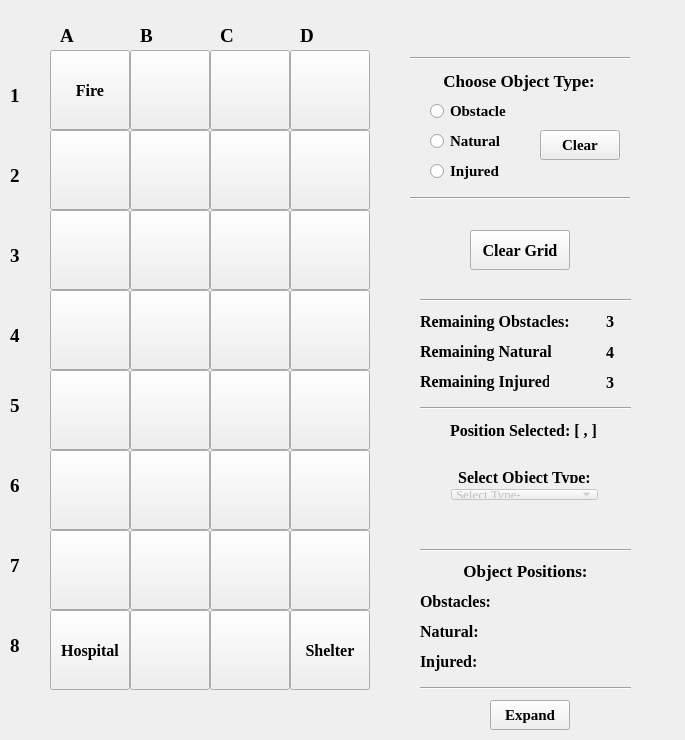
<?xml version="1.0" encoding="UTF-8"?>
<ui version="4.0">
 <class>MainWindow</class>
 <widget class="QMainWindow" name="MainWindow">
  <property name="geometry">
   <rect>
    <x>0</x>
    <y>0</y>
    <width>685</width>
    <height>740</height>
   </rect>
  </property>
  <property name="sizePolicy">
   <sizepolicy hsizetype="Preferred" vsizetype="Preferred">
    <horstretch>0</horstretch>
    <verstretch>0</verstretch>
   </sizepolicy>
  </property>
  <property name="windowTitle">
   <string>MainWindow</string>
  </property>
  <property name="windowOpacity">
   <double>1.000000000000000</double>
  </property>
  <property name="autoFillBackground">
   <bool>false</bool>
  </property>
  <property name="toolButtonStyle">
   <enum>Qt::ToolButtonIconOnly</enum>
  </property>
  <widget class="QWidget" name="centralWidget">
   <widget class="QLabel" name="label_A_Column">
    <property name="geometry">
     <rect>
      <x>60</x>
      <y>20</y>
      <width>61</width>
      <height>31</height>
     </rect>
    </property>
    <property name="font">
     <font>
      <family>Times New Roman</family>
      <pointsize>14</pointsize>
      <weight>75</weight>
      <bold>true</bold>
     </font>
    </property>
    <property name="styleSheet">
     <string notr="true">QLabel {
	qproperty-alignment: 'AlignVCenter | AlignCenter';
}</string>
    </property>
    <property name="text">
     <string>A</string>
    </property>
   </widget>
   <widget class="QPushButton" name="pushButton_A1">
    <property name="geometry">
     <rect>
      <x>50</x>
      <y>50</y>
      <width>80</width>
      <height>80</height>
     </rect>
    </property>
    <property name="font">
     <font>
      <family>Times New Roman</family>
      <pointsize>12</pointsize>
      <weight>75</weight>
      <bold>true</bold>
     </font>
    </property>
    <property name="cursor">
     <cursorShape>PointingHandCursor</cursorShape>
    </property>
    <property name="text">
     <string>Fire</string>
    </property>
   </widget>
   <widget class="QPushButton" name="pushButton_B1">
    <property name="geometry">
     <rect>
      <x>130</x>
      <y>50</y>
      <width>80</width>
      <height>80</height>
     </rect>
    </property>
    <property name="font">
     <font>
      <family>Times New Roman</family>
      <pointsize>12</pointsize>
      <weight>75</weight>
      <bold>true</bold>
     </font>
    </property>
    <property name="cursor">
     <cursorShape>PointingHandCursor</cursorShape>
    </property>
    <property name="text">
     <string/>
    </property>
   </widget>
   <widget class="QPushButton" name="pushButton_C1">
    <property name="geometry">
     <rect>
      <x>210</x>
      <y>50</y>
      <width>80</width>
      <height>80</height>
     </rect>
    </property>
    <property name="font">
     <font>
      <family>Times New Roman</family>
      <pointsize>12</pointsize>
      <weight>75</weight>
      <bold>true</bold>
     </font>
    </property>
    <property name="cursor">
     <cursorShape>PointingHandCursor</cursorShape>
    </property>
    <property name="text">
     <string/>
    </property>
   </widget>
   <widget class="QPushButton" name="pushButton_D1">
    <property name="geometry">
     <rect>
      <x>290</x>
      <y>50</y>
      <width>80</width>
      <height>80</height>
     </rect>
    </property>
    <property name="font">
     <font>
      <family>Times New Roman</family>
      <pointsize>12</pointsize>
      <weight>75</weight>
      <bold>true</bold>
     </font>
    </property>
    <property name="cursor">
     <cursorShape>PointingHandCursor</cursorShape>
    </property>
    <property name="text">
     <string/>
    </property>
   </widget>
   <widget class="QPushButton" name="pushButton_B2">
    <property name="geometry">
     <rect>
      <x>130</x>
      <y>130</y>
      <width>80</width>
      <height>80</height>
     </rect>
    </property>
    <property name="font">
     <font>
      <family>Times New Roman</family>
      <pointsize>12</pointsize>
      <weight>75</weight>
      <bold>true</bold>
     </font>
    </property>
    <property name="cursor">
     <cursorShape>PointingHandCursor</cursorShape>
    </property>
    <property name="text">
     <string/>
    </property>
   </widget>
   <widget class="QPushButton" name="pushButton_A2">
    <property name="geometry">
     <rect>
      <x>50</x>
      <y>130</y>
      <width>80</width>
      <height>80</height>
     </rect>
    </property>
    <property name="font">
     <font>
      <family>Times New Roman</family>
      <pointsize>12</pointsize>
      <weight>75</weight>
      <bold>true</bold>
     </font>
    </property>
    <property name="cursor">
     <cursorShape>PointingHandCursor</cursorShape>
    </property>
    <property name="text">
     <string/>
    </property>
   </widget>
   <widget class="QPushButton" name="pushButton_C2">
    <property name="geometry">
     <rect>
      <x>210</x>
      <y>130</y>
      <width>80</width>
      <height>80</height>
     </rect>
    </property>
    <property name="font">
     <font>
      <family>Times New Roman</family>
      <pointsize>12</pointsize>
      <weight>75</weight>
      <bold>true</bold>
     </font>
    </property>
    <property name="cursor">
     <cursorShape>PointingHandCursor</cursorShape>
    </property>
    <property name="text">
     <string/>
    </property>
   </widget>
   <widget class="QPushButton" name="pushButton_D2">
    <property name="geometry">
     <rect>
      <x>290</x>
      <y>130</y>
      <width>80</width>
      <height>80</height>
     </rect>
    </property>
    <property name="font">
     <font>
      <family>Times New Roman</family>
      <pointsize>12</pointsize>
      <weight>75</weight>
      <bold>true</bold>
     </font>
    </property>
    <property name="cursor">
     <cursorShape>PointingHandCursor</cursorShape>
    </property>
    <property name="text">
     <string/>
    </property>
   </widget>
   <widget class="QPushButton" name="pushButton_B3">
    <property name="geometry">
     <rect>
      <x>130</x>
      <y>210</y>
      <width>80</width>
      <height>80</height>
     </rect>
    </property>
    <property name="font">
     <font>
      <family>Times New Roman</family>
      <pointsize>12</pointsize>
      <weight>75</weight>
      <bold>true</bold>
     </font>
    </property>
    <property name="cursor">
     <cursorShape>PointingHandCursor</cursorShape>
    </property>
    <property name="text">
     <string/>
    </property>
   </widget>
   <widget class="QPushButton" name="pushButton_A3">
    <property name="geometry">
     <rect>
      <x>50</x>
      <y>210</y>
      <width>80</width>
      <height>80</height>
     </rect>
    </property>
    <property name="font">
     <font>
      <family>Times New Roman</family>
      <pointsize>12</pointsize>
      <weight>75</weight>
      <bold>true</bold>
     </font>
    </property>
    <property name="cursor">
     <cursorShape>PointingHandCursor</cursorShape>
    </property>
    <property name="text">
     <string/>
    </property>
   </widget>
   <widget class="QPushButton" name="pushButton_C3">
    <property name="geometry">
     <rect>
      <x>210</x>
      <y>210</y>
      <width>80</width>
      <height>80</height>
     </rect>
    </property>
    <property name="font">
     <font>
      <family>Times New Roman</family>
      <pointsize>12</pointsize>
      <weight>75</weight>
      <bold>true</bold>
     </font>
    </property>
    <property name="cursor">
     <cursorShape>PointingHandCursor</cursorShape>
    </property>
    <property name="text">
     <string/>
    </property>
   </widget>
   <widget class="QPushButton" name="pushButton_D3">
    <property name="geometry">
     <rect>
      <x>290</x>
      <y>210</y>
      <width>80</width>
      <height>80</height>
     </rect>
    </property>
    <property name="font">
     <font>
      <family>Times New Roman</family>
      <pointsize>12</pointsize>
      <weight>75</weight>
      <bold>true</bold>
     </font>
    </property>
    <property name="cursor">
     <cursorShape>PointingHandCursor</cursorShape>
    </property>
    <property name="text">
     <string/>
    </property>
   </widget>
   <widget class="QPushButton" name="pushButton_B4">
    <property name="geometry">
     <rect>
      <x>130</x>
      <y>290</y>
      <width>80</width>
      <height>80</height>
     </rect>
    </property>
    <property name="font">
     <font>
      <family>Times New Roman</family>
      <pointsize>12</pointsize>
      <weight>75</weight>
      <bold>true</bold>
     </font>
    </property>
    <property name="cursor">
     <cursorShape>PointingHandCursor</cursorShape>
    </property>
    <property name="text">
     <string/>
    </property>
   </widget>
   <widget class="QPushButton" name="pushButton_A4">
    <property name="geometry">
     <rect>
      <x>50</x>
      <y>290</y>
      <width>80</width>
      <height>80</height>
     </rect>
    </property>
    <property name="font">
     <font>
      <family>Times New Roman</family>
      <pointsize>12</pointsize>
      <weight>75</weight>
      <bold>true</bold>
     </font>
    </property>
    <property name="cursor">
     <cursorShape>PointingHandCursor</cursorShape>
    </property>
    <property name="text">
     <string/>
    </property>
   </widget>
   <widget class="QPushButton" name="pushButton_C4">
    <property name="geometry">
     <rect>
      <x>210</x>
      <y>290</y>
      <width>80</width>
      <height>80</height>
     </rect>
    </property>
    <property name="font">
     <font>
      <family>Times New Roman</family>
      <pointsize>12</pointsize>
      <weight>75</weight>
      <bold>true</bold>
     </font>
    </property>
    <property name="cursor">
     <cursorShape>PointingHandCursor</cursorShape>
    </property>
    <property name="text">
     <string/>
    </property>
   </widget>
   <widget class="QPushButton" name="pushButton_D4">
    <property name="geometry">
     <rect>
      <x>290</x>
      <y>290</y>
      <width>80</width>
      <height>80</height>
     </rect>
    </property>
    <property name="font">
     <font>
      <family>Times New Roman</family>
      <pointsize>12</pointsize>
      <weight>75</weight>
      <bold>true</bold>
     </font>
    </property>
    <property name="cursor">
     <cursorShape>PointingHandCursor</cursorShape>
    </property>
    <property name="text">
     <string/>
    </property>
   </widget>
   <widget class="QPushButton" name="pushButton_A8">
    <property name="enabled">
     <bool>true</bool>
    </property>
    <property name="geometry">
     <rect>
      <x>50</x>
      <y>610</y>
      <width>80</width>
      <height>80</height>
     </rect>
    </property>
    <property name="font">
     <font>
      <family>Times New Roman</family>
      <pointsize>12</pointsize>
      <weight>75</weight>
      <bold>true</bold>
     </font>
    </property>
    <property name="cursor">
     <cursorShape>PointingHandCursor</cursorShape>
    </property>
    <property name="text">
     <string>Hospital</string>
    </property>
   </widget>
   <widget class="QPushButton" name="pushButton_B5">
    <property name="geometry">
     <rect>
      <x>130</x>
      <y>370</y>
      <width>80</width>
      <height>80</height>
     </rect>
    </property>
    <property name="font">
     <font>
      <family>Times New Roman</family>
      <pointsize>12</pointsize>
      <weight>75</weight>
      <bold>true</bold>
     </font>
    </property>
    <property name="cursor">
     <cursorShape>PointingHandCursor</cursorShape>
    </property>
    <property name="text">
     <string/>
    </property>
   </widget>
   <widget class="QPushButton" name="pushButton_A5">
    <property name="geometry">
     <rect>
      <x>50</x>
      <y>370</y>
      <width>80</width>
      <height>80</height>
     </rect>
    </property>
    <property name="font">
     <font>
      <family>Times New Roman</family>
      <pointsize>12</pointsize>
      <weight>75</weight>
      <bold>true</bold>
     </font>
    </property>
    <property name="cursor">
     <cursorShape>PointingHandCursor</cursorShape>
    </property>
    <property name="text">
     <string/>
    </property>
   </widget>
   <widget class="QPushButton" name="pushButton_B6">
    <property name="geometry">
     <rect>
      <x>130</x>
      <y>450</y>
      <width>80</width>
      <height>80</height>
     </rect>
    </property>
    <property name="font">
     <font>
      <family>Times New Roman</family>
      <pointsize>12</pointsize>
      <weight>75</weight>
      <bold>true</bold>
     </font>
    </property>
    <property name="cursor">
     <cursorShape>PointingHandCursor</cursorShape>
    </property>
    <property name="text">
     <string/>
    </property>
   </widget>
   <widget class="QPushButton" name="pushButton_C6">
    <property name="geometry">
     <rect>
      <x>210</x>
      <y>450</y>
      <width>80</width>
      <height>80</height>
     </rect>
    </property>
    <property name="font">
     <font>
      <family>Times New Roman</family>
      <pointsize>12</pointsize>
      <weight>75</weight>
      <bold>true</bold>
     </font>
    </property>
    <property name="cursor">
     <cursorShape>PointingHandCursor</cursorShape>
    </property>
    <property name="text">
     <string/>
    </property>
   </widget>
   <widget class="QPushButton" name="pushButton_B7">
    <property name="geometry">
     <rect>
      <x>130</x>
      <y>530</y>
      <width>80</width>
      <height>80</height>
     </rect>
    </property>
    <property name="font">
     <font>
      <family>Times New Roman</family>
      <pointsize>12</pointsize>
      <weight>75</weight>
      <bold>true</bold>
     </font>
    </property>
    <property name="cursor">
     <cursorShape>PointingHandCursor</cursorShape>
    </property>
    <property name="text">
     <string/>
    </property>
   </widget>
   <widget class="QPushButton" name="pushButton_C7">
    <property name="geometry">
     <rect>
      <x>210</x>
      <y>530</y>
      <width>80</width>
      <height>80</height>
     </rect>
    </property>
    <property name="font">
     <font>
      <family>Times New Roman</family>
      <pointsize>12</pointsize>
      <weight>75</weight>
      <bold>true</bold>
     </font>
    </property>
    <property name="cursor">
     <cursorShape>PointingHandCursor</cursorShape>
    </property>
    <property name="text">
     <string/>
    </property>
   </widget>
   <widget class="QPushButton" name="pushButton_C5">
    <property name="geometry">
     <rect>
      <x>210</x>
      <y>370</y>
      <width>80</width>
      <height>80</height>
     </rect>
    </property>
    <property name="font">
     <font>
      <family>Times New Roman</family>
      <pointsize>12</pointsize>
      <weight>75</weight>
      <bold>true</bold>
     </font>
    </property>
    <property name="cursor">
     <cursorShape>PointingHandCursor</cursorShape>
    </property>
    <property name="text">
     <string/>
    </property>
   </widget>
   <widget class="QPushButton" name="pushButton_A6">
    <property name="geometry">
     <rect>
      <x>50</x>
      <y>450</y>
      <width>80</width>
      <height>80</height>
     </rect>
    </property>
    <property name="font">
     <font>
      <family>Times New Roman</family>
      <pointsize>12</pointsize>
      <weight>75</weight>
      <bold>true</bold>
     </font>
    </property>
    <property name="cursor">
     <cursorShape>PointingHandCursor</cursorShape>
    </property>
    <property name="text">
     <string/>
    </property>
   </widget>
   <widget class="QPushButton" name="pushButton_D5">
    <property name="geometry">
     <rect>
      <x>290</x>
      <y>370</y>
      <width>80</width>
      <height>80</height>
     </rect>
    </property>
    <property name="font">
     <font>
      <family>Times New Roman</family>
      <pointsize>12</pointsize>
      <weight>75</weight>
      <bold>true</bold>
     </font>
    </property>
    <property name="cursor">
     <cursorShape>PointingHandCursor</cursorShape>
    </property>
    <property name="text">
     <string/>
    </property>
   </widget>
   <widget class="QPushButton" name="pushButton_D7">
    <property name="geometry">
     <rect>
      <x>290</x>
      <y>530</y>
      <width>80</width>
      <height>80</height>
     </rect>
    </property>
    <property name="font">
     <font>
      <family>Times New Roman</family>
      <pointsize>12</pointsize>
      <weight>75</weight>
      <bold>true</bold>
     </font>
    </property>
    <property name="cursor">
     <cursorShape>PointingHandCursor</cursorShape>
    </property>
    <property name="text">
     <string/>
    </property>
   </widget>
   <widget class="QPushButton" name="pushButton_C8">
    <property name="geometry">
     <rect>
      <x>210</x>
      <y>610</y>
      <width>80</width>
      <height>80</height>
     </rect>
    </property>
    <property name="font">
     <font>
      <family>Times New Roman</family>
      <pointsize>12</pointsize>
      <weight>75</weight>
      <bold>true</bold>
     </font>
    </property>
    <property name="cursor">
     <cursorShape>PointingHandCursor</cursorShape>
    </property>
    <property name="text">
     <string/>
    </property>
   </widget>
   <widget class="QPushButton" name="pushButton_D8">
    <property name="geometry">
     <rect>
      <x>290</x>
      <y>610</y>
      <width>80</width>
      <height>80</height>
     </rect>
    </property>
    <property name="font">
     <font>
      <family>Times New Roman</family>
      <pointsize>12</pointsize>
      <weight>75</weight>
      <bold>true</bold>
     </font>
    </property>
    <property name="cursor">
     <cursorShape>PointingHandCursor</cursorShape>
    </property>
    <property name="text">
     <string>Shelter</string>
    </property>
   </widget>
   <widget class="QPushButton" name="pushButton_B8">
    <property name="geometry">
     <rect>
      <x>130</x>
      <y>610</y>
      <width>80</width>
      <height>80</height>
     </rect>
    </property>
    <property name="font">
     <font>
      <family>Times New Roman</family>
      <pointsize>12</pointsize>
      <weight>75</weight>
      <bold>true</bold>
     </font>
    </property>
    <property name="cursor">
     <cursorShape>PointingHandCursor</cursorShape>
    </property>
    <property name="text">
     <string/>
    </property>
   </widget>
   <widget class="QPushButton" name="pushButton_A7">
    <property name="geometry">
     <rect>
      <x>50</x>
      <y>530</y>
      <width>80</width>
      <height>80</height>
     </rect>
    </property>
    <property name="font">
     <font>
      <family>Times New Roman</family>
      <pointsize>12</pointsize>
      <weight>75</weight>
      <bold>true</bold>
     </font>
    </property>
    <property name="cursor">
     <cursorShape>PointingHandCursor</cursorShape>
    </property>
    <property name="text">
     <string/>
    </property>
   </widget>
   <widget class="QPushButton" name="pushButton_D6">
    <property name="geometry">
     <rect>
      <x>290</x>
      <y>450</y>
      <width>80</width>
      <height>80</height>
     </rect>
    </property>
    <property name="font">
     <font>
      <family>Times New Roman</family>
      <pointsize>12</pointsize>
      <weight>75</weight>
      <bold>true</bold>
     </font>
    </property>
    <property name="cursor">
     <cursorShape>PointingHandCursor</cursorShape>
    </property>
    <property name="text">
     <string/>
    </property>
   </widget>
   <widget class="QLabel" name="label_B_Column">
    <property name="geometry">
     <rect>
      <x>140</x>
      <y>20</y>
      <width>61</width>
      <height>31</height>
     </rect>
    </property>
    <property name="font">
     <font>
      <family>Times New Roman</family>
      <pointsize>14</pointsize>
      <weight>75</weight>
      <bold>true</bold>
     </font>
    </property>
    <property name="styleSheet">
     <string notr="true">QLabel {
	qproperty-alignment: 'AlignVCenter | AlignCenter';
}</string>
    </property>
    <property name="text">
     <string>B</string>
    </property>
   </widget>
   <widget class="QLabel" name="label_C_Column">
    <property name="geometry">
     <rect>
      <x>220</x>
      <y>20</y>
      <width>61</width>
      <height>31</height>
     </rect>
    </property>
    <property name="font">
     <font>
      <family>Times New Roman</family>
      <pointsize>14</pointsize>
      <weight>75</weight>
      <bold>true</bold>
     </font>
    </property>
    <property name="styleSheet">
     <string notr="true">QLabel {
	qproperty-alignment: 'AlignVCenter | AlignCenter';
}</string>
    </property>
    <property name="text">
     <string>C</string>
    </property>
   </widget>
   <widget class="QLabel" name="label_D_Column">
    <property name="geometry">
     <rect>
      <x>300</x>
      <y>20</y>
      <width>61</width>
      <height>31</height>
     </rect>
    </property>
    <property name="font">
     <font>
      <family>Times New Roman</family>
      <pointsize>14</pointsize>
      <weight>75</weight>
      <bold>true</bold>
     </font>
    </property>
    <property name="styleSheet">
     <string notr="true">QLabel {
	qproperty-alignment: 'AlignVCenter | AlignCenter';
}</string>
    </property>
    <property name="text">
     <string>D</string>
    </property>
   </widget>
   <widget class="QLabel" name="label_1_Row">
    <property name="geometry">
     <rect>
      <x>10</x>
      <y>80</y>
      <width>41</width>
      <height>31</height>
     </rect>
    </property>
    <property name="font">
     <font>
      <family>Times New Roman</family>
      <pointsize>14</pointsize>
      <weight>75</weight>
      <bold>true</bold>
     </font>
    </property>
    <property name="styleSheet">
     <string notr="true">QLabel {
	qproperty-alignment: 'AlignVCenter | AlignCenter';
}</string>
    </property>
    <property name="text">
     <string>1</string>
    </property>
   </widget>
   <widget class="QLabel" name="label_2_Row">
    <property name="geometry">
     <rect>
      <x>10</x>
      <y>160</y>
      <width>41</width>
      <height>31</height>
     </rect>
    </property>
    <property name="font">
     <font>
      <family>Times New Roman</family>
      <pointsize>14</pointsize>
      <weight>75</weight>
      <bold>true</bold>
     </font>
    </property>
    <property name="styleSheet">
     <string notr="true">QLabel {
	qproperty-alignment: 'AlignVCenter | AlignCenter';
}</string>
    </property>
    <property name="text">
     <string>2</string>
    </property>
   </widget>
   <widget class="QLabel" name="label_3_Row">
    <property name="geometry">
     <rect>
      <x>10</x>
      <y>240</y>
      <width>41</width>
      <height>31</height>
     </rect>
    </property>
    <property name="font">
     <font>
      <family>Times New Roman</family>
      <pointsize>14</pointsize>
      <weight>75</weight>
      <bold>true</bold>
     </font>
    </property>
    <property name="styleSheet">
     <string notr="true">QLabel {
	qproperty-alignment: 'AlignVCenter | AlignCenter';
}</string>
    </property>
    <property name="text">
     <string>3</string>
    </property>
   </widget>
   <widget class="QLabel" name="label_4_Row">
    <property name="geometry">
     <rect>
      <x>10</x>
      <y>320</y>
      <width>41</width>
      <height>31</height>
     </rect>
    </property>
    <property name="font">
     <font>
      <family>Times New Roman</family>
      <pointsize>14</pointsize>
      <weight>75</weight>
      <bold>true</bold>
     </font>
    </property>
    <property name="styleSheet">
     <string notr="true">QLabel {
	qproperty-alignment: 'AlignVCenter | AlignCenter';
}</string>
    </property>
    <property name="text">
     <string>4</string>
    </property>
   </widget>
   <widget class="QLabel" name="label_5_Row">
    <property name="geometry">
     <rect>
      <x>10</x>
      <y>390</y>
      <width>41</width>
      <height>31</height>
     </rect>
    </property>
    <property name="font">
     <font>
      <family>Times New Roman</family>
      <pointsize>14</pointsize>
      <weight>75</weight>
      <bold>true</bold>
     </font>
    </property>
    <property name="styleSheet">
     <string notr="true">QLabel {
	qproperty-alignment: 'AlignVCenter | AlignCenter';
}</string>
    </property>
    <property name="text">
     <string>5</string>
    </property>
   </widget>
   <widget class="QLabel" name="label_6_Row">
    <property name="geometry">
     <rect>
      <x>10</x>
      <y>470</y>
      <width>41</width>
      <height>31</height>
     </rect>
    </property>
    <property name="font">
     <font>
      <family>Times New Roman</family>
      <pointsize>14</pointsize>
      <weight>75</weight>
      <bold>true</bold>
     </font>
    </property>
    <property name="styleSheet">
     <string notr="true">QLabel {
	qproperty-alignment: 'AlignVCenter | AlignCenter';
}</string>
    </property>
    <property name="text">
     <string>6</string>
    </property>
   </widget>
   <widget class="QLabel" name="label_7_Row">
    <property name="geometry">
     <rect>
      <x>10</x>
      <y>550</y>
      <width>41</width>
      <height>31</height>
     </rect>
    </property>
    <property name="font">
     <font>
      <family>Times New Roman</family>
      <pointsize>14</pointsize>
      <weight>75</weight>
      <bold>true</bold>
     </font>
    </property>
    <property name="styleSheet">
     <string notr="true">QLabel {
	qproperty-alignment: 'AlignVCenter | AlignCenter';
}</string>
    </property>
    <property name="text">
     <string>7</string>
    </property>
   </widget>
   <widget class="QLabel" name="label_8_Row">
    <property name="geometry">
     <rect>
      <x>10</x>
      <y>630</y>
      <width>41</width>
      <height>31</height>
     </rect>
    </property>
    <property name="font">
     <font>
      <family>Times New Roman</family>
      <pointsize>14</pointsize>
      <weight>75</weight>
      <bold>true</bold>
     </font>
    </property>
    <property name="styleSheet">
     <string notr="true">QLabel {
	qproperty-alignment: 'AlignVCenter | AlignCenter';
}</string>
    </property>
    <property name="text">
     <string>8</string>
    </property>
   </widget>
   <widget class="QWidget" name="verticalLayoutWidget_2">
    <property name="geometry">
     <rect>
      <x>440</x>
      <y>460</y>
      <width>169</width>
      <height>51</height>
     </rect>
    </property>
    <layout class="QVBoxLayout" name="verticalLayout_2">
     <item>
      <widget class="QLabel" name="label_7">
       <property name="font">
        <font>
         <family>Times New Roman</family>
         <pointsize>12</pointsize>
         <weight>75</weight>
         <bold>true</bold>
        </font>
       </property>
       <property name="text">
        <string>Select Object Type:</string>
       </property>
       <property name="alignment">
        <set>Qt::AlignCenter</set>
       </property>
      </widget>
     </item>
     <item>
      <widget class="QComboBox" name="comboBox">
       <property name="enabled">
        <bool>false</bool>
       </property>
       <property name="font">
        <font>
         <family>Times New Roman</family>
         <pointsize>10</pointsize>
        </font>
       </property>
       <property name="accessibleDescription">
        <string/>
       </property>
       <item>
        <property name="text">
         <string>Select Type-</string>
        </property>
       </item>
       <item>
        <property name="text">
         <string>Obstacle</string>
        </property>
       </item>
       <item>
        <property name="text">
         <string>Injured</string>
        </property>
       </item>
       <item>
        <property name="text">
         <string>Natural</string>
        </property>
       </item>
       <item>
        <property name="text">
         <string/>
        </property>
       </item>
      </widget>
     </item>
    </layout>
   </widget>
   <widget class="QLabel" name="label_Remain_Obs">
    <property name="geometry">
     <rect>
      <x>420</x>
      <y>310</y>
      <width>159</width>
      <height>22</height>
     </rect>
    </property>
    <property name="font">
     <font>
      <family>Times New Roman</family>
      <pointsize>12</pointsize>
      <weight>75</weight>
      <bold>true</bold>
     </font>
    </property>
    <property name="text">
     <string>Remaining Obstacles:   </string>
    </property>
   </widget>
   <widget class="QLabel" name="label_Count_Obs">
    <property name="geometry">
     <rect>
      <x>600</x>
      <y>310</y>
      <width>20</width>
      <height>22</height>
     </rect>
    </property>
    <property name="font">
     <font>
      <family>Times New Roman</family>
      <pointsize>12</pointsize>
      <weight>75</weight>
      <bold>true</bold>
     </font>
    </property>
    <property name="text">
     <string>3</string>
    </property>
    <property name="alignment">
     <set>Qt::AlignCenter</set>
    </property>
   </widget>
   <widget class="QLabel" name="label_Remain_Nat">
    <property name="geometry">
     <rect>
      <x>420</x>
      <y>340</y>
      <width>132</width>
      <height>22</height>
     </rect>
    </property>
    <property name="font">
     <font>
      <family>Times New Roman</family>
      <pointsize>12</pointsize>
      <weight>75</weight>
      <bold>true</bold>
     </font>
    </property>
    <property name="text">
     <string>Remaining Natural:</string>
    </property>
   </widget>
   <widget class="QLabel" name="label_Remain_Inj">
    <property name="geometry">
     <rect>
      <x>420</x>
      <y>370</y>
      <width>129</width>
      <height>22</height>
     </rect>
    </property>
    <property name="font">
     <font>
      <family>Times New Roman</family>
      <pointsize>12</pointsize>
      <weight>75</weight>
      <bold>true</bold>
     </font>
    </property>
    <property name="text">
     <string>Remaining Injured:</string>
    </property>
   </widget>
   <widget class="Line" name="line">
    <property name="geometry">
     <rect>
      <x>420</x>
      <y>290</y>
      <width>211</width>
      <height>20</height>
     </rect>
    </property>
    <property name="orientation">
     <enum>Qt::Horizontal</enum>
    </property>
   </widget>
   <widget class="Line" name="line_2">
    <property name="geometry">
     <rect>
      <x>420</x>
      <y>400</y>
      <width>211</width>
      <height>16</height>
     </rect>
    </property>
    <property name="orientation">
     <enum>Qt::Horizontal</enum>
    </property>
   </widget>
   <widget class="QLabel" name="label_Count_Inj">
    <property name="geometry">
     <rect>
      <x>600</x>
      <y>370</y>
      <width>20</width>
      <height>24</height>
     </rect>
    </property>
    <property name="font">
     <font>
      <family>Times New Roman</family>
      <pointsize>12</pointsize>
      <weight>75</weight>
      <bold>true</bold>
     </font>
    </property>
    <property name="text">
     <string>3</string>
    </property>
    <property name="alignment">
     <set>Qt::AlignCenter</set>
    </property>
   </widget>
   <widget class="QLabel" name="label_Count_Nat">
    <property name="geometry">
     <rect>
      <x>600</x>
      <y>340</y>
      <width>20</width>
      <height>24</height>
     </rect>
    </property>
    <property name="font">
     <font>
      <family>Times New Roman</family>
      <pointsize>12</pointsize>
      <weight>75</weight>
      <bold>true</bold>
     </font>
    </property>
    <property name="text">
     <string>4</string>
    </property>
    <property name="alignment">
     <set>Qt::AlignCenter</set>
    </property>
   </widget>
   <widget class="QLabel" name="label_Pos">
    <property name="geometry">
     <rect>
      <x>440</x>
      <y>420</y>
      <width>167</width>
      <height>21</height>
     </rect>
    </property>
    <property name="font">
     <font>
      <family>Times New Roman</family>
      <pointsize>12</pointsize>
      <weight>75</weight>
      <bold>true</bold>
     </font>
    </property>
    <property name="text">
     <string>Position Selected: [ , ]</string>
    </property>
    <property name="alignment">
     <set>Qt::AlignCenter</set>
    </property>
   </widget>
   <widget class="QLabel" name="label_Choose_Type">
    <property name="geometry">
     <rect>
      <x>430</x>
      <y>70</y>
      <width>191</width>
      <height>22</height>
     </rect>
    </property>
    <property name="font">
     <font>
      <family>Times New Roman</family>
      <pointsize>13</pointsize>
      <weight>75</weight>
      <bold>true</bold>
     </font>
    </property>
    <property name="text">
     <string>Choose Object Type:   </string>
    </property>
    <property name="alignment">
     <set>Qt::AlignCenter</set>
    </property>
   </widget>
   <widget class="QRadioButton" name="radioButton_Obstacles">
    <property name="enabled">
     <bool>true</bool>
    </property>
    <property name="geometry">
     <rect>
      <x>430</x>
      <y>100</y>
      <width>101</width>
      <height>22</height>
     </rect>
    </property>
    <property name="font">
     <font>
      <family>Times New Roman</family>
      <pointsize>11</pointsize>
      <weight>75</weight>
      <bold>true</bold>
     </font>
    </property>
    <property name="text">
     <string>Obstacle</string>
    </property>
   </widget>
   <widget class="QRadioButton" name="radioButton_Injured">
    <property name="geometry">
     <rect>
      <x>430</x>
      <y>160</y>
      <width>101</width>
      <height>22</height>
     </rect>
    </property>
    <property name="font">
     <font>
      <family>Times New Roman</family>
      <pointsize>11</pointsize>
      <weight>75</weight>
      <bold>true</bold>
     </font>
    </property>
    <property name="text">
     <string>Injured</string>
    </property>
   </widget>
   <widget class="Line" name="line_3">
    <property name="geometry">
     <rect>
      <x>410</x>
      <y>50</y>
      <width>220</width>
      <height>16</height>
     </rect>
    </property>
    <property name="font">
     <font>
      <family>Times New Roman</family>
     </font>
    </property>
    <property name="orientation">
     <enum>Qt::Horizontal</enum>
    </property>
   </widget>
   <widget class="Line" name="line_4">
    <property name="geometry">
     <rect>
      <x>410</x>
      <y>190</y>
      <width>220</width>
      <height>16</height>
     </rect>
    </property>
    <property name="font">
     <font>
      <family>Times New Roman</family>
     </font>
    </property>
    <property name="orientation">
     <enum>Qt::Horizontal</enum>
    </property>
   </widget>
   <widget class="QPushButton" name="pushButton_Clear_Radios">
    <property name="geometry">
     <rect>
      <x>540</x>
      <y>130</y>
      <width>80</width>
      <height>30</height>
     </rect>
    </property>
    <property name="font">
     <font>
      <family>Times New Roman</family>
      <pointsize>11</pointsize>
      <weight>75</weight>
      <bold>true</bold>
     </font>
    </property>
    <property name="text">
     <string>Clear</string>
    </property>
   </widget>
   <widget class="QRadioButton" name="radioButton_Natural">
    <property name="geometry">
     <rect>
      <x>430</x>
      <y>130</y>
      <width>101</width>
      <height>22</height>
     </rect>
    </property>
    <property name="font">
     <font>
      <family>Times New Roman</family>
      <pointsize>11</pointsize>
      <weight>75</weight>
      <bold>true</bold>
     </font>
    </property>
    <property name="text">
     <string>Natural</string>
    </property>
   </widget>
   <widget class="QPushButton" name="pushButton_Clear_Grid">
    <property name="geometry">
     <rect>
      <x>470</x>
      <y>230</y>
      <width>100</width>
      <height>40</height>
     </rect>
    </property>
    <property name="font">
     <font>
      <family>Times New Roman</family>
      <pointsize>12</pointsize>
      <weight>75</weight>
      <bold>true</bold>
     </font>
    </property>
    <property name="text">
     <string>Clear Grid</string>
    </property>
   </widget>
   <widget class="QLabel" name="label_Coords_Nat">
    <property name="geometry">
     <rect>
      <x>500</x>
      <y>620</y>
      <width>170</width>
      <height>24</height>
     </rect>
    </property>
    <property name="font">
     <font>
      <family>Times New Roman</family>
      <pointsize>12</pointsize>
      <weight>75</weight>
      <bold>true</bold>
     </font>
    </property>
    <property name="text">
     <string/>
    </property>
    <property name="alignment">
     <set>Qt::AlignLeading|Qt::AlignLeft|Qt::AlignVCenter</set>
    </property>
   </widget>
   <widget class="Line" name="line_5">
    <property name="geometry">
     <rect>
      <x>420</x>
      <y>540</y>
      <width>211</width>
      <height>20</height>
     </rect>
    </property>
    <property name="orientation">
     <enum>Qt::Horizontal</enum>
    </property>
   </widget>
   <widget class="QLabel" name="label_Positions_Obs">
    <property name="geometry">
     <rect>
      <x>420</x>
      <y>590</y>
      <width>80</width>
      <height>22</height>
     </rect>
    </property>
    <property name="font">
     <font>
      <family>Times New Roman</family>
      <pointsize>12</pointsize>
      <weight>75</weight>
      <bold>true</bold>
     </font>
    </property>
    <property name="text">
     <string>Obstacles:   </string>
    </property>
   </widget>
   <widget class="QLabel" name="label_Coords_Obs">
    <property name="geometry">
     <rect>
      <x>500</x>
      <y>590</y>
      <width>130</width>
      <height>22</height>
     </rect>
    </property>
    <property name="font">
     <font>
      <family>Times New Roman</family>
      <pointsize>12</pointsize>
      <weight>75</weight>
      <bold>true</bold>
     </font>
    </property>
    <property name="text">
     <string/>
    </property>
    <property name="alignment">
     <set>Qt::AlignLeading|Qt::AlignLeft|Qt::AlignVCenter</set>
    </property>
   </widget>
   <widget class="QLabel" name="label_Positions_Nat">
    <property name="geometry">
     <rect>
      <x>420</x>
      <y>620</y>
      <width>80</width>
      <height>22</height>
     </rect>
    </property>
    <property name="font">
     <font>
      <family>Times New Roman</family>
      <pointsize>12</pointsize>
      <weight>75</weight>
      <bold>true</bold>
     </font>
    </property>
    <property name="text">
     <string>Natural:</string>
    </property>
   </widget>
   <widget class="Line" name="line_6">
    <property name="geometry">
     <rect>
      <x>420</x>
      <y>680</y>
      <width>211</width>
      <height>16</height>
     </rect>
    </property>
    <property name="orientation">
     <enum>Qt::Horizontal</enum>
    </property>
   </widget>
   <widget class="QLabel" name="label_Coords_Inj">
    <property name="geometry">
     <rect>
      <x>500</x>
      <y>650</y>
      <width>130</width>
      <height>24</height>
     </rect>
    </property>
    <property name="font">
     <font>
      <family>Times New Roman</family>
      <pointsize>12</pointsize>
      <weight>75</weight>
      <bold>true</bold>
     </font>
    </property>
    <property name="text">
     <string/>
    </property>
    <property name="alignment">
     <set>Qt::AlignLeading|Qt::AlignLeft|Qt::AlignVCenter</set>
    </property>
   </widget>
   <widget class="QLabel" name="label_Positions_Inj">
    <property name="geometry">
     <rect>
      <x>420</x>
      <y>650</y>
      <width>80</width>
      <height>22</height>
     </rect>
    </property>
    <property name="font">
     <font>
      <family>Times New Roman</family>
      <pointsize>12</pointsize>
      <weight>75</weight>
      <bold>true</bold>
     </font>
    </property>
    <property name="text">
     <string>Injured:</string>
    </property>
   </widget>
   <widget class="QLabel" name="label_Positions">
    <property name="geometry">
     <rect>
      <x>430</x>
      <y>560</y>
      <width>191</width>
      <height>22</height>
     </rect>
    </property>
    <property name="font">
     <font>
      <family>Times New Roman</family>
      <pointsize>13</pointsize>
      <weight>75</weight>
      <bold>true</bold>
     </font>
    </property>
    <property name="text">
     <string>Object Positions:</string>
    </property>
    <property name="alignment">
     <set>Qt::AlignCenter</set>
    </property>
   </widget>
   <widget class="QPushButton" name="pushButton_Expand_Collapse">
    <property name="geometry">
     <rect>
      <x>490</x>
      <y>700</y>
      <width>80</width>
      <height>30</height>
     </rect>
    </property>
    <property name="font">
     <font>
      <family>Times New Roman</family>
      <pointsize>11</pointsize>
      <weight>75</weight>
      <bold>true</bold>
     </font>
    </property>
    <property name="text">
     <string>Expand</string>
    </property>
   </widget>
   <widget class="QTextEdit" name="textEdit">
    <property name="geometry">
     <rect>
      <x>715</x>
      <y>50</y>
      <width>415</width>
      <height>640</height>
     </rect>
    </property>
    <property name="font">
     <font>
      <family>Times New Roman</family>
      <pointsize>12</pointsize>
      <weight>75</weight>
      <bold>true</bold>
     </font>
    </property>
    <property name="tabStopWidth">
     <number>30</number>
    </property>
    <property name="placeholderText">
     <string>This is where the code will be generated. Users can still modify it as they see fit.</string>
    </property>
   </widget>
  </widget>
 </widget>
 <layoutdefault spacing="6" margin="11"/>
 <resources/>
 <connections/>
</ui>
